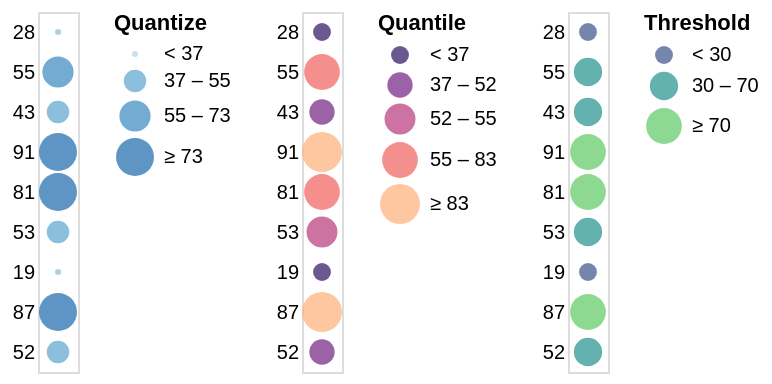

The specification (Vega-Lite) saved for this image:
### Vega specification from a JSON file in a GitHub repository (floating-point values rounded to 4 significant figures)
{"$schema": "https://vega.github.io/schema/vega/v5.json", "description": "Horizontally concatenated charts that show different types of discretizing scales.", "autosize": "pad", "padding": 5, "data": [{"name": "source_0", "values": [{"a": "A", "b": 28}, {"a": "B", "b": 55}, {"a": "C", "b": 43}, {"a": "D", "b": 91}, {"a": "E", "b": 81}, {"a": "F", "b": 53}, {"a": "G", "b": 19}, {"a": "H", "b": 87}, {"a": "I", "b": 52}]}], "signals": [{"name": "concat_0_width", "value": 20}, {"name": "concat_0_y_step", "value": 20}, {"name": "concat_0_height", "update": "bandspace(domain('concat_0_y').length, 1, 0.5) * concat_0_y_step"}, {"name": "concat_1_width", "value": 20}, {"name": "concat_1_y_step", "value": 20}, {"name": "concat_1_height", "update": "bandspace(domain('concat_1_y').length, 1, 0.5) * concat_1_y_step"}, {"name": "concat_2_width", "value": 20}, {"name": "concat_2_y_step", "value": 20}, {"name": "concat_2_height", "update": "bandspace(domain('concat_2_y').length, 1, 0.5) * concat_2_y_step"}], "layout": {"padding": 20, "bounds": "full", "align": "each"}, "marks": [{"type": "group", "name": "concat_0_group", "style": "cell", "encode": {"update": {"width": {"signal": "concat_0_width"}, "height": {"signal": "concat_0_height"}}}, "signals": [{"name": "width", "update": "concat_0_width"}], "marks": [{"name": "concat_0_marks", "type": "symbol", "style": ["circle"], "from": {"data": "source_0"}, "encode": {"update": {"opacity": {"value": 0.7}, "fill": [{"test": "datum[\"b\"] === null || isNaN(datum[\"b\"])", "value": null}, {"scale": "concat_0_color", "field": "b"}], "tooltip": {"signal": "{\"b\": ''+datum[\"b\"], \"Quantize\": format(datum[\"b\"], \"\")}"}, "x": {"signal": "concat_0_width", "mult": 0.5}, "y": {"scale": "concat_0_y", "field": "b"}, "size": {"scale": "concat_0_size", "field": "b"}, "shape": {"value": "circle"}}}}], "axes": [{"scale": "concat_0_y", "orient": "left", "grid": false, "domain": false, "ticks": false, "zindex": 1}], "legends": [{"title": "Quantize", "fill": "concat_0_color", "gradientLength": {"signal": "clamp(concat_0_height, 64, 200)"}, "encode": {"symbols": {"update": {"shape": {"value": "circle"}, "opacity": {"value": 0.7}}}}, "size": "concat_0_size"}]}, {"type": "group", "name": "concat_1_group", "style": "cell", "encode": {"update": {"width": {"signal": "concat_1_width"}, "height": {"signal": "concat_1_height"}}}, "signals": [{"name": "width", "update": "concat_1_width"}], "marks": [{"name": "concat_1_marks", "type": "symbol", "style": ["circle"], "from": {"data": "source_0"}, "encode": {"update": {"opacity": {"value": 0.7}, "fill": [{"test": "datum[\"b\"] === null || isNaN(datum[\"b\"])", "value": null}, {"scale": "concat_1_color", "field": "b"}], "tooltip": {"signal": "{\"b\": ''+datum[\"b\"], \"Quantile\": format(datum[\"b\"], \"d\")}"}, "x": {"signal": "concat_1_width", "mult": 0.5}, "y": {"scale": "concat_1_y", "field": "b"}, "size": {"scale": "concat_1_size", "field": "b"}, "shape": {"value": "circle"}}}}], "axes": [{"scale": "concat_1_y", "orient": "left", "grid": false, "domain": false, "ticks": false, "zindex": 1}], "legends": [{"format": "d", "title": "Quantile", "fill": "concat_1_color", "gradientLength": {"signal": "clamp(concat_1_height, 64, 200)"}, "labelOverlap": "greedy", "encode": {"symbols": {"update": {"shape": {"value": "circle"}, "opacity": {"value": 0.7}}}}, "size": "concat_1_size"}]}, {"type": "group", "name": "concat_2_group", "style": "cell", "encode": {"update": {"width": {"signal": "concat_2_width"}, "height": {"signal": "concat_2_height"}}}, "signals": [{"name": "width", "update": "concat_2_width"}], "marks": [{"name": "concat_2_marks", "type": "symbol", "style": ["circle"], "from": {"data": "source_0"}, "encode": {"update": {"opacity": {"value": 0.7}, "fill": [{"test": "datum[\"b\"] === null || isNaN(datum[\"b\"])", "value": null}, {"scale": "concat_2_color", "field": "b"}], "tooltip": {"signal": "{\"b\": ''+datum[\"b\"], \"Threshold\": format(datum[\"b\"], \"\")}"}, "x": {"signal": "concat_2_width", "mult": 0.5}, "y": {"scale": "concat_2_y", "field": "b"}, "size": {"scale": "concat_2_size", "field": "b"}, "shape": {"value": "circle"}}}}], "axes": [{"scale": "concat_2_y", "orient": "left", "grid": false, "domain": false, "ticks": false, "zindex": 1}], "legends": [{"title": "Threshold", "fill": "concat_2_color", "gradientLength": {"signal": "clamp(concat_2_height, 64, 200)"}, "labelOverlap": "greedy", "encode": {"symbols": {"update": {"shape": {"value": "circle"}, "opacity": {"value": 0.7}}}}, "size": "concat_2_size"}]}], "scales": [{"name": "concat_0_y", "type": "point", "domain": {"data": "source_0", "field": "b"}, "range": {"step": {"signal": "concat_0_y_step"}}, "padding": 0.5}, {"name": "concat_0_color", "type": "quantize", "domain": {"data": "source_0", "field": "b"}, "range": "ramp", "zero": true, "interpolate": "hcl"}, {"name": "concat_0_size", "type": "quantize", "domain": {"data": "source_0", "field": "b"}, "range": {"signal": "sequence(9, 361 + (361 - 9) / (4 - 1), (361 - 9) / (4 - 1))"}, "zero": false}, {"name": "concat_1_y", "type": "point", "domain": {"data": "source_0", "field": "b"}, "range": {"step": {"signal": "concat_1_y_step"}}, "padding": 0.5}, {"name": "concat_1_color", "type": "quantile", "domain": {"data": "source_0", "field": "b"}, "range": {"scheme": "magma"}, "interpolate": "hcl"}, {"name": "concat_1_size", "type": "quantile", "domain": {"data": "source_0", "field": "b"}, "range": [80, 160, 240, 320, 400]}, {"name": "concat_2_y", "type": "point", "domain": {"data": "source_0", "field": "b"}, "range": {"step": {"signal": "concat_2_y_step"}}, "padding": 0.5}, {"name": "concat_2_color", "type": "threshold", "domain": [30, 70], "range": {"scheme": "viridis"}, "interpolate": "hcl"}, {"name": "concat_2_size", "type": "threshold", "domain": [30, 70], "range": [80, 200, 320]}]}
